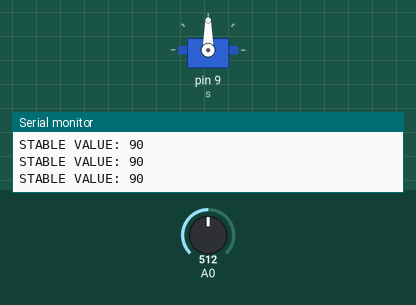
Bench run of a sketch on a simulated Arduino Uno, built with avr-gcc and run on an emulated ATmega328P. Shown: servo, the last lines printed to the serial monitor. The inputs (shaded band) are chosen by the test bench; at power-on: A0 = 512.

Above: at 1.2 s.
1.3 s: A0 set to 716
At 3.2 s:
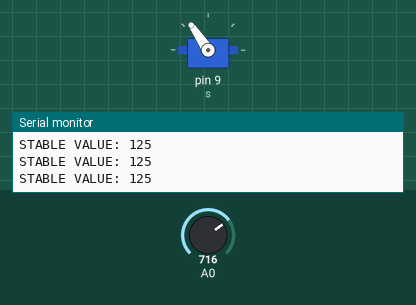
3.5 s: A0 set to 1023
At 5.5 s:
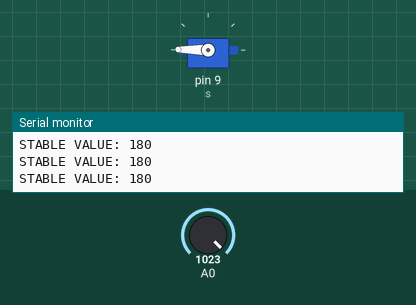
6.2 s: A0 set to 306
At 9.0 s:
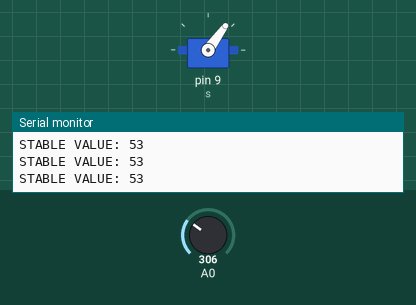
9.2 s: A0 set to 122
At 10.7 s:
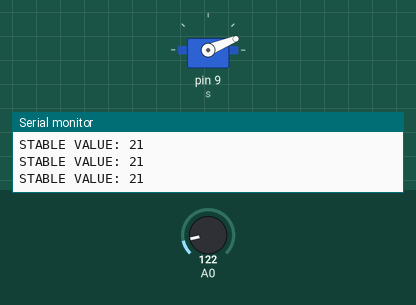
11.2 s: A0 set to 40
At 12.3 s:
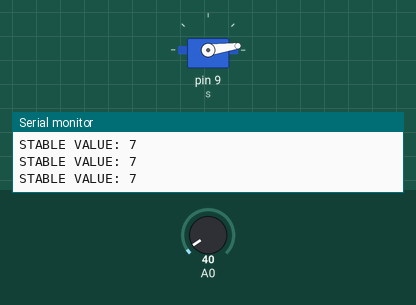
Timing chart, 0 to 14.0 s (numbered marks = the images above; inputs shaded):
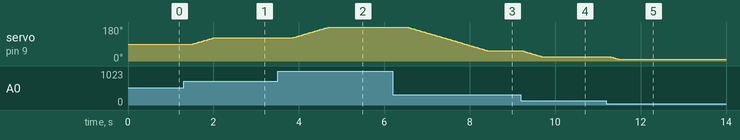

Measured:
- after the input at 1.3 s, servo on pin 9 (s): moves from 90° to 124° over 0.51 s, starting after 0.22 s
- after the input at 3.5 s, servo on pin 9 (s): moves from 124° to 179° over 0.81 s, starting after 0.37 s
- after the input at 6.2 s, servo on pin 9 (s): moves from 179° to 54° over 1.9 s, starting after 0.35 s
- after the input at 9.2 s, servo on pin 9 (s): moves from 54° to 22° over 0.48 s, starting at once
- after the input at 11.2 s, servo on pin 9 (s): 22° → 8° after 0.10 s

The sketch:

TKP_9.ino
```cpp
// Moves servo to mapped analog input if current and previous readings are stable (difference < 50).
#include <Servo.h>

Servo s;
int prev = -1;

void setup() {
    s.attach(9);
    pinMode(A0, INPUT);
    Serial.begin(9600);
}

void loop() {
    int potVal = analogRead(A0);
    int mappedVal = map(potVal, 0, 1023, 0, 180);

    if (prev != -1 && abs(mappedVal - prev) < 50) {
        Serial.print("STABLE VALUE: ");
        Serial.println(mappedVal);

        int cpos = s.read();
        int step = mappedVal > cpos ? 1 : -1;
        for (int i = cpos; i != mappedVal; i += step) {
            s.write(i);
            delay(15);
        }
    }

    prev = mappedVal;
    delay(250);
}
```
